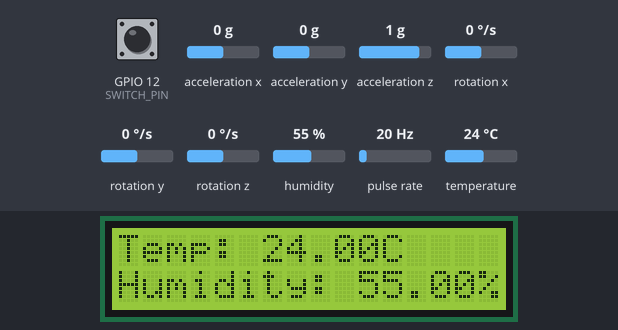
Bench run of a sketch on a simulated ESP32. On the bench: 16×2 character LCD. Wiring (inferred from the names in the program): pulse sensor: data GPIO 2. The inputs (shaded band) are chosen by the test bench; at power-on: acceleration x 0 g, GPIO 12 (SWITCH_PIN) LOW, humidity 55 %, pulse rate 20 Hz, temperature 24 °C, acceleration y 0 g, acceleration z 1 g, rotation x 0 °/s, rotation y 0 °/s, rotation z 0 °/s. WiFi joins after 1.5 s; servers stay silent unless stated; uploads are accepted with an empty reply; storage starts empty; what the sketch prints to the serial monitor is not drawn.

Above: at 9.8 s.
9.9 s: acceleration x set to -1.4 g
17.2 s: GPIO 12 (SWITCH_PIN) pulled HIGH for 3.2 s
At 21.5 s:
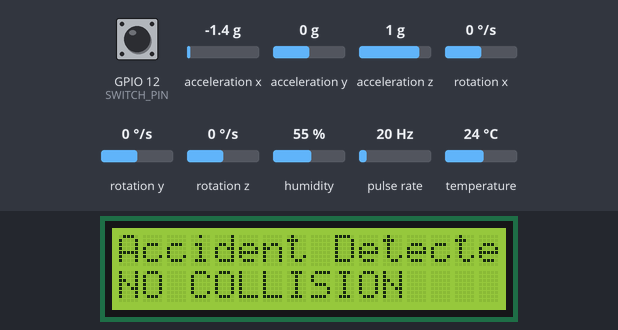
27.2 s: humidity set to 22 %
At 29.4 s:
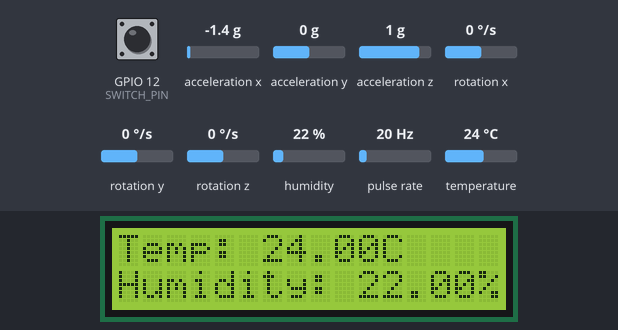
30.1 s: pulse rate (sensor on GPIO 2) set to 4 Hz
At 37.5 s:
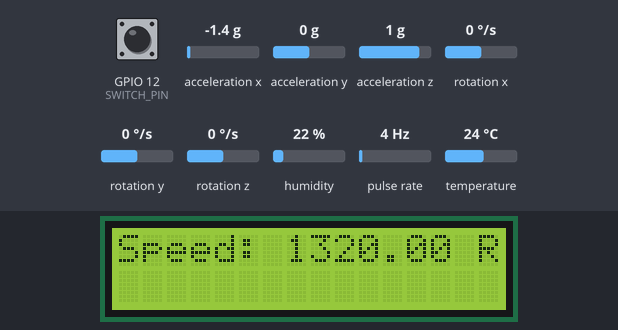
38.2 s: temperature set to 12 °C
At 44.6 s:
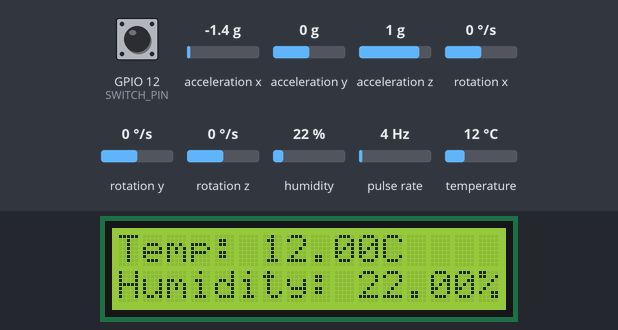
45.1 s: pulse rate (sensor on GPIO 2) set to 50 Hz
At 52.6 s:
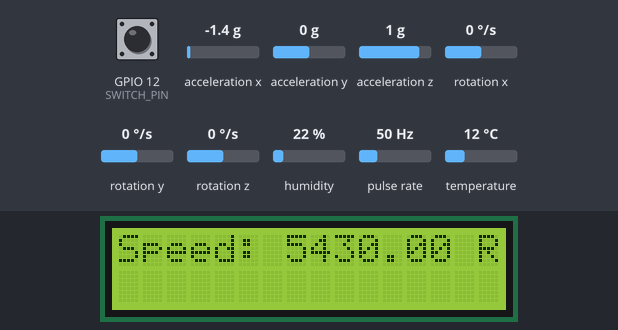
Timing chart, 0 to 54.1 s (numbered marks = the images above; inputs shaded):
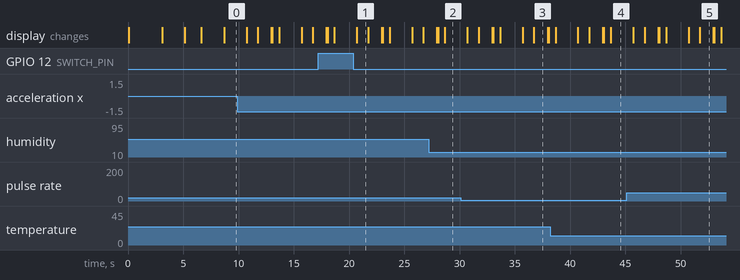

The sketch:

ver2.1revision.ino
```cpp
#include <Wire.h>
#include <LiquidCrystal_I2C.h>
#include <DHT.h>
#include <SD.h>
#include <MPU6050.h>
#include <WiFi.h>
#include <HTTPClient.h>

// Pin Definitions
#define DHTPIN 4                // GPIO pin for DHT11 DATA
#define SPEED_SENSOR_PIN 2      // GPIO pin for Speed Sensor (D0 output of LM393)
#define SD_CS 5                 // GPIO pin for SD card CS
#define SWITCH_PIN 12
#define DHTTYPE DHT11

// DHT Sensor
DHT dht(DHTPIN, DHTTYPE);

// SD Card
const int chipSelect = SD_CS;

// Wi-Fi and Google Sheets URL
const char* ssid = "Virus";          // Replace with your Wi-Fi network name
const char* password = "Devendra@9625";  // Replace with your Wi-Fi password
const char* googleSheetsURL = "https://script.google.com/macros/s/AKfycbxUFVO7nFWvPwXfcyvH05iKBYV6VSHp7Qck2tIbo1GB7B0thz47aYMzDTiGzl8IgDkP/exec";  // Replace with your Google Sheets web app URL

// I2C LCD
LiquidCrystal_I2C lcd(0x27, 16, 2);

// MPU6050
MPU6050 mpu;
bool mpuStatus = false;  // Flag for MPU initialization status
int16_t ax, ay, az;  // Use int16_t for accelerometer values
long tiltStartMillis = 0;  // To store the start time of the tilt
bool accidentDetected = false;  // To track accident detection

// Timing control
unsigned long previousMillis = 0;
const long interval = 5000; // Total cycle time (5 seconds)

// Speed Sensor
volatile int pulseCount = 0;   // Number of pulses detected
unsigned long lastPulseTime = 0;
float speed = 0.0;  // Speed in RPM

void setup() {
  // Initialize Serial Monitor
  Serial.begin(115200);
  while (!Serial);  // Wait for Serial to be ready

  // Initialize I2C LCD
  lcd.begin();
  lcd.clear();
  lcd.setCursor(0, 0);
  lcd.print("Data Logger");
  lcd.setCursor(0, 1);
  lcd.print("Project");
  delay(3000); // Display heading for 3 seconds
  lcd.clear();

  // Initialize DHT sensor
  dht.begin();

  // Initialize SD card
  if (!SD.begin(chipSelect)) {
    Serial.println("SD card initialization failed!");
    lcd.setCursor(0, 0);
    lcd.print("SD Init Failed!");
    return;
  }
  Serial.println("SD card initialized.");
  lcd.setCursor(0, 0);
  lcd.print("SD Initialized");
  delay(2000);
  lcd.clear();

  // Initialize Wi-Fi
  WiFi.begin(ssid, password);
  while (WiFi.status() != WL_CONNECTED) {
    delay(500);
    Serial.print(".");
  }
  Serial.println();
  Serial.println("Connected to Wi-Fi.");
  lcd.setCursor(0, 0);
  lcd.print("Wi-Fi Connected");
  delay(2000);
  lcd.clear();

  // Initialize MPU6050
  Wire.begin();
  mpu.initialize();
  mpuStatus = mpu.testConnection();
  if (mpuStatus) {
    Serial.println("MPU6050 connected.");
  } else {
    Serial.println("MPU6050 connection failed.");
    lcd.setCursor(0, 0);
    lcd.print("MPU Init Failed!");
    delay(2000);
    lcd.clear();
  }

  // Initialize Switch Pin
  pinMode(SWITCH_PIN, INPUT);

  // Initialize Speed Sensor
  pinMode(SPEED_SENSOR_PIN, INPUT_PULLUP);
  attachInterrupt(digitalPinToInterrupt(SPEED_SENSOR_PIN), pulseCounter, FALLING);
}

void loop() {
  unsigned long currentMillis = millis();

  // Read DHT11 sensor
  float humidity = dht.readHumidity();
  float temperature = dht.readTemperature();

  // Check if any reads failed
  if (isnan(humidity) || isnan(temperature)) {
    Serial.println("Failed to read from DHT sensor!");
    return;
  }

  // Read the state of the push switch (collision sensor)
  int switchState = digitalRead(SWITCH_PIN);

  // Read MPU6050 accelerometer data
  if (mpuStatus) {
    mpu.getAcceleration(&ax, &ay, &az);  // Get acceleration data in int16_t format
    float angleX = atan2(ax, az) * 180 / PI;  // Convert to angles
    float angleY = atan2(ay, az) * 180 / PI;

    // Check if the car is tilted left or right beyond a certain angle (e.g., >45 degrees)
    if (abs(angleX) > 45 || abs(angleY) > 45) {
      if (tiltStartMillis == 0) {
        tiltStartMillis = currentMillis;  // Record the time when the tilt started
      } else if (currentMillis - tiltStartMillis >= 2000) {
        accidentDetected = true;  // Tilt has persisted for more than 2 seconds
      }
    } else {
      tiltStartMillis = 0;  // Reset the tilt timer if the tilt goes back to normal
      accidentDetected = false;
    }
  }

  if (currentMillis - previousMillis >= interval) {
    // Calculate speed
    noInterrupts();
    int pulses = pulseCount;
    pulseCount = 0;
    interrupts();

    float revolutionsPerMinute = (pulses / 2.0) * 60.0; // Convert to RPM
    speed = revolutionsPerMinute;

    // Display temperature, humidity, and speed
    lcd.clear();
    lcd.setCursor(0, 0);
    lcd.print("Temp: " + String(temperature) + "C");
    lcd.setCursor(0, 1);
    lcd.print("Humidity: " + String(humidity) + "%");
    delay(2000); // Display for 2 seconds

    // Display accident status, switch status, and speed
    lcd.clear();
    lcd.setCursor(0, 0);
    lcd.print(accidentDetected ? "Accident Detected" : "No Accident");
    lcd.setCursor(0, 1);
    lcd.print(switchState == HIGH ? "NO COLLISION" : "Collision ALERT");
    delay(1000); // Display for 1 second

    lcd.clear();
    lcd.setCursor(0, 0);
    lcd.print("Speed: " + String(speed) + " RPM");
    delay(1000); // Display speed for 1 second

    // Log data to SD card
    File dataFile = SD.open("/datalog.txt", FILE_APPEND);
    if (dataFile) {
      String logMessage = String(temperature) + ", " + String(humidity) + ", ";
      logMessage += (accidentDetected ? "Accident Detected" : "No Accident") + String(", ");
      logMessage += (switchState == HIGH ? "NO COLLISION" : "Collision ALERT") + String(", ");
      logMessage += "Speed: " + String(speed) + " RPM";
      dataFile.println(logMessage);
      dataFile.close(); // Close the file
      Serial.println("Data logged: " + logMessage);

      // Send data to Google Sheets
      sendDataToGoogleSheets(temperature, humidity, accidentDetected ? "Accident Detected" : "No Accident", switchState == HIGH ? "NO COLLISION" : "Collision ALERT", speed);

      // Display "Data Logged" message
      lcd.clear();
      lcd.setCursor(0, 0);
      lcd.print("Data Logged");

      // Ensure that the display does not get stuck
      delay(100); // Short delay to ensure the message is visible
      lcd.clear();
    } else {
      Serial.println("Error opening datalog.txt");
      lcd.clear();
      lcd.setCursor(0, 0);
      lcd.print("Log Error!");
      delay(1000); // Display "Log Error" for 1 second
      lcd.clear();
    }

    previousMillis = currentMillis;
  }
}

// Function to send data to Google Sheets via HTTP POST
void sendDataToGoogleSheets(float temp, float humidity, String accidentStatus, String collisionStatus, float speed) {
  if (WiFi.status() == WL_CONNECTED) {
    HTTPClient http;
    http.begin(googleSheetsURL);

    http.addHeader("Content-Type", "application/json");  // Set content type to JSON

    // Create JSON payload
    String payload = "{\"temperature\":" + String(temp) +
                     ",\"humidity\":" + String(humidity) +
                     ",\"accidentStatus\":\"" + accidentStatus + "\"" +
                     ",\"collisionStatus\":\"" + collisionStatus + "\"" +
                     ",\"speed\":" + String(speed) + "}";

    int httpResponseCode = http.POST(payload);

    if (httpResponseCode > 0) {
      String response = http.getString();
      Serial.println("Response from Google Sheets: " + response);
    } else {
      Serial.println("Error sending data to Google Sheets. HTTP response code: " + String(httpResponseCode));
    }
    http.end();
  } else {
    Serial.println("Wi-Fi not connected. Unable to send data.");
  }
}

// Interrupt service routine for speed sensor pulses
void pulseCounter() {
  pulseCount++;
}
```

Measured:
- after the input at 17.2 s, the display: first differs from a run without the input after 3.5 s (image 1)
- what the display in image 1 shows lasts 1.0 s, from 20.7 s to 21.7 s
- what the display in image 3 shows lasts 1.3 s, from 36.7 s to 38.0 s
